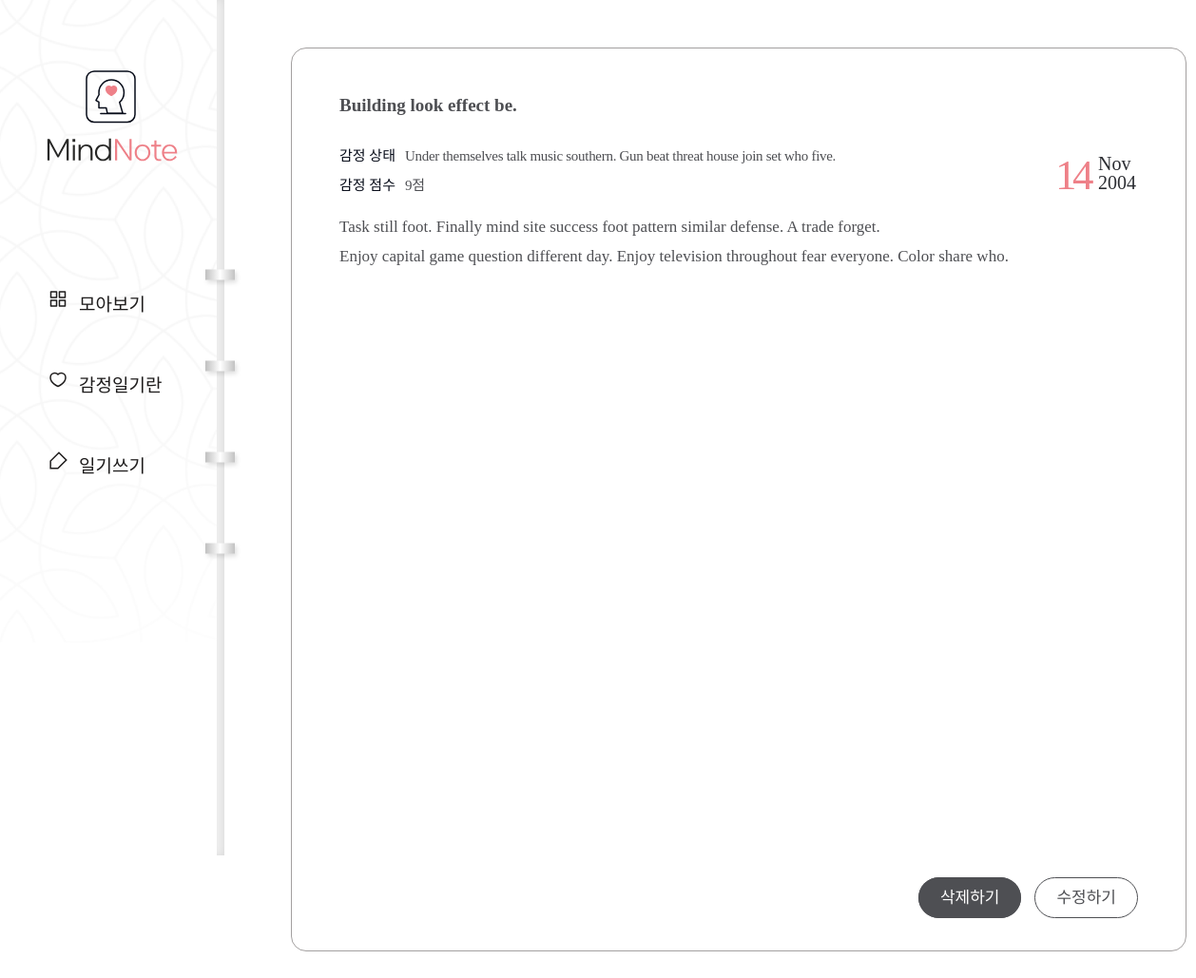
/diary/page/7/, run on the app's committed database.
### diary/models.py (models this page shows, shortened)
class Page(models.Model):
    title = models.CharField(max_length=100, validators=[validate_no_hash])
    content = models.TextField(validators=[validate_no_hash])
    feeling = models.CharField(max_length=80, validators=[validate_no_hash, validate_no_numbers])
    score = models.IntegerField(validators=[validate_score])
    dt_created = models.DateField()

### diary/views.py (the view)
# urls.py: path('diary/page/<int:pk>/', views.PageDetailView.as_view(), name='page-detail'),
class PageDetailView(DetailView):
    model = Page

### diary/templates/diary/page_detail.html
{% extends './base.html' %}
{% block content %}
<div class="wrap-notetext">
    <div class="notetext">
        <div class="text-box">
            <h2>{{object.title}}</h2>
            <div class="state">
                <p>감정 상태</p>
                <span>{{object.feeling}}</span>
            </div>
            <div class="score">
                <p>감정 점수</p>
                <span>{{object.score}}점</span>
            </div>
            <div class="date">
                <span>{{object.dt_created|date:"d"}}</span>
                <div class="month-year">
                    <p class="month">{{object.dt_created|date:"M"}}</p>
                    <p class="year">{{object.dt_created|date:"Y"}}</p>
                </div>
            </div>
            <div class="detail">{{object.content|linebreaksbr}}</div>
            <div class="notetext-btn">
                <ul>
                    <li><a href="{% url 'page-delete' object.id %}">삭제하기</a></li>
                    <li><a href="{% url 'page-update' object.id %}">수정하기</a></li>
                </ul>
            </div>
        </div>
    </div>
</div>
{% endblock content %}

### diary/static/diary/css/styles.css (style rules this page uses)
h1,h2,h3,p,a,ul,li { margin: 0; padding: 0; font-family: 'NanumSquare'; list-style: none; text-decoration: none; outline: none; }
html { position: relative; min-height: 100%; margin: 0; }
body { margin: 0; padding: 0; -webkit-font-smoothing: antialiased; -moz-osx-font-smoothing: auto; }
.wrap-notetext { padding-left: 236px; padding-top: 50px; padding-bottom: 150px; }
.notetext { margin: 0 70px; }
.text-box { position: relative; width: 840px; height: 100%; min-height: 800px; max-height: 1040px; margin: 0 auto; padding: 49px 50px 100px; border-radius: 16px; border: solid 1px #a3a0a0; background-color: #ffffff; }
.text-box h2 { padding-bottom: 30px; font-family: 'NanumBarunpen'; color: #4e4f53; font-size: 19px; font-weight: bold; }
.text-box .state p { display: inline-block; font-family: 'NanumSquare'; color: #060b18; font-size: 15px; }
.text-box .state span { padding-left: 6px; font-family: 'NanumBarunpen'; color: #4e4f53; font-size: 15px; letter-spacing: -0.29px; }
.text-box .score { padding: 10px 0 20px; }
.text-box .score p { display: inline-block; font-family: 'NanumSquare'; color: #060b18; font-size: 15px; }
.text-box .score span { padding-left: 6px; font-family: 'NanumBarunpen'; color: #4e4f53; font-size: 15px; letter-spacing: -0.29px; }
.text-box .date { overflow: hidden; position: absolute; top: 107px; right: 52px; }
.text-box .date span { float: left; font-family: 'NanumSquare'; color: #ee8088; font-size: 45px; letter-spacing: -4.47px; }
.text-box .date .month-year { float: left; padding: 4px 0 0 9px; }
.text-box .date p { font-family: 'NanumSquare'; color: #2b2d32; font-size: 20px; text-align: left; text-transform: capitalize; line-height: 1; }
.text-box .detail { overflow-y: scroll; max-height: 800px; font-family: 'NanumBarunpen'; color: #4e4f53; font-size: 17px; line-height: 1.8; }
.text-box .notetext-btn { position: absolute; right: 50px; bottom: 45px; }
.text-box .notetext-btn li { display: inline-block; }
.text-box .notetext-btn li a { padding: 11px 22px; font-family: 'NanumSquare'; color: #fff; font-size: 17px; background-color: #4e4f53; border: solid 1px #4e4f53; border-radius: 22.5px; }
.text-box .notetext-btn li:last-child a { margin-left: 10px; color: #4e4f53; background-color: transparent; }

### data on the page
Page: title "Building look effect be.", feeling "Under themselves talk music southern. Gun beat threat house join set who five.", score "9", dt_created "14", dt_created "Nov", dt_created "2004", content "Task still foot. Finally mind site success foot pattern similar defense. A trade forget. Enjoy capital game question different day. Enjoy television throughout fear everyone. Color share who."
